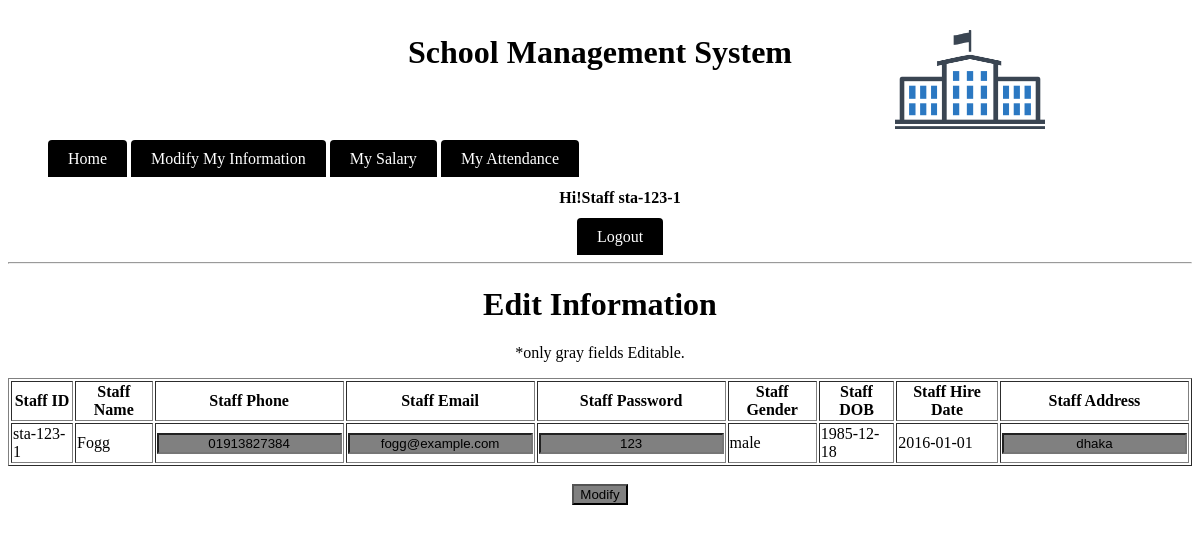
Screenshot of /module/staff/modify.php (signed in) with the database file from the repository.
### tables this page shows
CREATE TABLE IF NOT EXISTS `staff` (
  `id` varchar(20) NOT NULL,
  `name` varchar(20) NOT NULL,
  `password` varchar(20) NOT NULL,
  `phone` varchar(20) NOT NULL,
  `email` varchar(20) NOT NULL,
  `sex` varchar(7) NOT NULL,
  `dob` date NOT NULL,
  `hiredate` date NOT NULL,
  `address` varchar(30) NOT NULL,
  `salary` double NOT NULL,
  UNIQUE KEY `id` (`id`)
);

### module/staff/main.php (called while the page is built, shortened)
<?php
$check=$_SESSION['login_id'];
$session=mysql_query("SELECT name  FROM staff WHERE id='$check' ");
$row=mysql_fetch_array($session);
$login_session = $loged_user_name = $row['name'];
?>

### module/staff/modify.php (the view, shortened to what this page needs)
<?php
include_once('main.php');
$st=mysql_query("SELECT *  FROM staff WHERE id='$check' ");
$stinfo=mysql_fetch_array($st);
?>
<html>
    <head>
		    <link rel="stylesheet" type="text/css" href="../../source/CSS/style.css">
		</head>
    <body>
			 <div class="header"><h1>School Management System</h1></div>
			  <div class="divtopcorner">
				    <img src="../../source/logo.jpg" height="150" width="150" alt="School Management System"/>
				</div>
			<br/><br/>
				<ul>
				       <li class="manulist" >
						    <a class ="menulista" href="index.php">Home</a>
							    <a class ="menulista" href="modify.php">Modify My Information</a>
								<a class ="menulista" href="salary.php">My Salary</a>
								<a class ="menulista" href="attendance.php">My Attendance</a>
								<div align="center">
								<h4>Hi!Staff <?php echo $check." ";?> </h4>
								<a class ="menulista" href="logout.php" onmouseover="changemouseover(this);" onmouseout="changemouseout(this,'<?php echo ucfirst($loged_user_name);?>');"><?php echo "Logout";?></a>
						</div>
						</li>
				</ul>
			  <hr/>
			  <div align="center" class="mod">
			  	<h1>Edit Information</h1>
				<p>*only gray fields Editable.</p>
				<form  onsubmit="return modifyValidate();" action="modifysave.php" method="post">
			  <table border="1">
			  <tr>
			  <th>Staff ID</th>
			  <th>Staff Name</th>
			  <th>Staff Phone</th>
			  <th>Staff Email</th>
			  <th>Staff Password</th>
			  <th>Staff Gender</th>
			  <th>Staff DOB</th>
			  <th>Staff Hire Date</th>
			  <th>Staff Address</th>
			  </tr>
			  <tr>
			  <td><?php echo $stinfo['id'];?></td>
			  <td><?php echo $stinfo['name'];?></td>
			  <td><input type="text" id="phone" name="phone" value="<?php echo $stinfo['phone'];?>"/></td>
			  <td><input type="text"  id="email" name="email" value="<?php echo $stinfo['email'];?>"/></td>
			  <td><input type="text"  id="password" name="password" value="<?php echo $stinfo['password'];?>"/></td>
			  <td><?php echo $stinfo['sex'];?></td>
			  <td><?php echo $stinfo['dob'];?></td>
			  <td><?php echo $stinfo['hiredate'];?></td>
			  <td><input type="text"  id="address" name="address" value="<?php echo $stinfo['address'];?>" /></td>
			  </table>
			  <br/>
			  <input type="submit" value="Modify"/>
			  </form>
								</div>
		</body>
</html>

### source/CSS/style.css (style rules this page uses)
.divtopcorner { position:absolute; top:0px; right: 150px; color:black; text-align:center; padding:5px; }
.header { color:black; text-align:center; padding:5px; }
.manulist { display:inline; left:100px; }
.menulista { background-color: black; color: white; padding: 10px 20px; text-decoration: none; border-radius: 4px 4px 0 0; }

### module/staff/modify.php (style rules this page uses)
input { text-align: center; background-color: gray; }

### rows the page displays
staff: id "sta-123-1", name "Fogg", phone "01913827384", email "fogg@example.com", password "123", sex "male", dob "1985-12-18", hiredate "2016-01-01", address "dhaka"

### other values shown
$check "sta-123-1"
